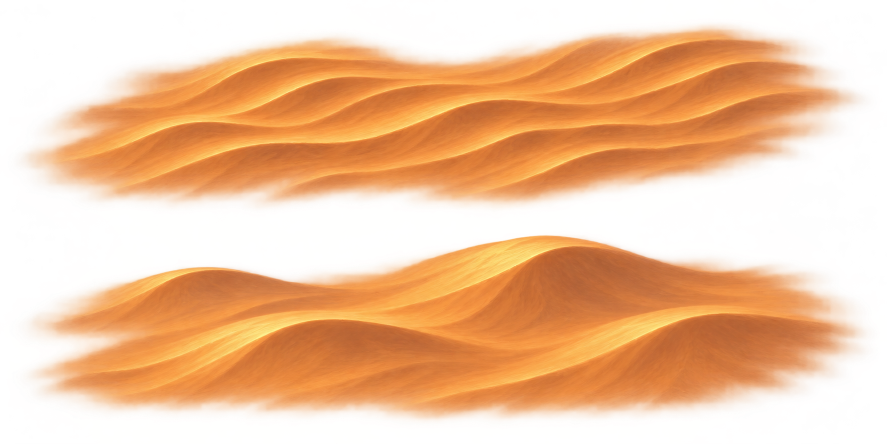
#> input picture assets/source_inputs/rts/desert_reference_pass/dunes.png, 1774 x 887 px, given in place of dune_swells.png, which was not available (shown at 1/2 size)
$ python make_desert_kit_hills.py
#> lines starting #> are read from the running program, lines starting #| are printed output that depends on the picture; after the words box and inside, x2 and y2 are one past the last pixel; in counts of white or black regions, pixels touching at a corner belong together
"""Turn Desert Crossing's painted dune swells into desert-kit relief pieces.

Desert Crossing (assets/textures/rts/desert_reference_pass/) has smooth painted swells and a big
"sand mountain" hump. Painted in their own pale apricot, they would sit on Carbon's grainy sand like
stickers. Carbon's dune shader instead adds a *signed light/shadow delta* (stored around grey 128)
onto whatever sand is underneath, so this script stores only each painting's light and shade relative
to its own mid-tone. The result takes on the sand's colour and grain on every planet skin, and tank
treads flatten it like the other dunes.

Writes assets/textures/rts/desert_kit/<piece>_hd.png and _pixel.png for:
    sand_hill     the single big hump (the "small sand mountain")
    dune_swells   the whole swell field
    ripple_field  the long ripple bands

    C:/Python312/python.exe tools/python/make_desert_kit_hills.py
"""

from pathlib import Path

import numpy as np
from PIL import Image

ROOT = Path(__file__).resolve().parents[2]
SRC = ROOT / "assets/textures/rts/desert_reference_pass"
OUT = ROOT / "assets/textures/rts/desert_kit"

# (output name, source file, crop box in source pixels or None, gain on the light/shade delta)
PIECES = [
    ("sand_hill", "dune_swells.png", (350, 0, 810, 203), 1.55),
    ("dune_swells", "dune_swells.png", None, 1.3),
    ("ripple_field", "ripple_field.png", None, 1.0),
]
FEATHER = 70  # px of alpha fade on edges created by cropping


def to_delta(rgba: np.ndarray, gain: float) -> np.ndarray:
    f = rgba.astype(np.float32)
    a = f[:, :, 3] / 255.0
    solid = a > 0.85
    mid = np.median(f[:, :, :3][solid], axis=0)
    delta = (f[:, :, :3] - mid[None, None, :]) * gain
    # Fade the relief toward the soft edge so the hill melts into flat sand.
    delta *= np.clip(a * 1.25, 0.0, 1.0)[:, :, None]
    enc = np.clip(128.0 + delta, 0.0, 255.0)
    return np.concatenate([enc, f[:, :, 3:4]], axis=2).round().astype(np.uint8)


def feather_crop(rgba: np.ndarray, left: bool, right: bool) -> np.ndarray:
    out = rgba.astype(np.float32).copy()
    w = out.shape[1]
    ramp = np.ones(w, dtype=np.float32)
    x = np.arange(w, dtype=np.float32)
    if left:
        ramp *= np.clip(x / FEATHER, 0.0, 1.0)
    if right:
        ramp *= np.clip((w - 1 - x) / FEATHER, 0.0, 1.0)
    ramp = ramp * ramp * (3.0 - 2.0 * ramp)
    out[:, :, 3] *= ramp[None, :]
    return out.round().astype(np.uint8)


def pixel_version(hd: np.ndarray) -> np.ndarray:
    img = Image.fromarray(hd).resize((hd.shape[1] // 2, hd.shape[0] // 2), Image.LANCZOS)
    px = np.asarray(img).astype(np.float32)
    # Step the relief into a few bands, like the other Pixel dunes.
    px[:, :, :3] = 128.0 + np.round((px[:, :, :3] - 128.0) / 14.0) * 14.0
    px[:, :, 3] = np.where(px[:, :, 3] > 96, 255, 0)
    return np.clip(px, 0, 255).astype(np.uint8)


def main() -> None:
    for name, src, box, gain in PIECES:
        rgba = np.asarray(Image.open(SRC / src).convert("RGBA"))
#> rgba is the input picture: shape (887, 1774, 4); mean R, G, B, A 190.1, 118.4, 51.6, 129.6
        if box is not None:
            x0, y0, x1, y1 = box
            rgba = feather_crop(rgba[y0:y1, x0:x1], left=x0 > 0, right=x1 < rgba.shape[1])
#> in feather_crop, `out[:, :, 3] *= ramp[None, :]`:
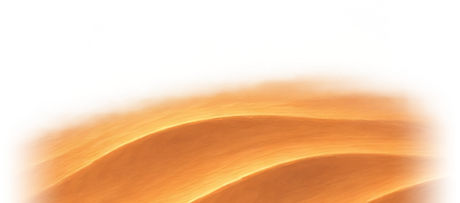
#> out: shape (203, 460, 4) float32; mean of channels 0, 1, 2, 3 176.2, 107.3, 47, 108.3; transparent parts drawn white
        hd = to_delta(rgba, gain)
#> in to_delta, `a = f[:, :, 3] / 255.0`:
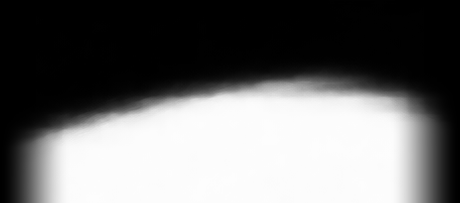
#> a: shape (203, 460) float32; min 0, max 0.992, mean 0.425
#> in to_delta, `solid = a > 0.85`:
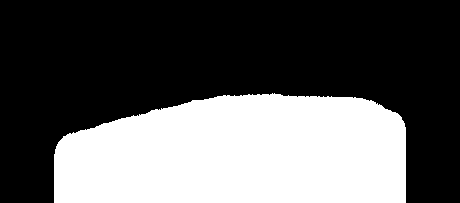
#> solid: shape (203, 460) bool; 36.2% white; 1 white region, box (x1, y1, x2, y2) and area: (54, 93, 406, 203) 33834
#> in to_delta, `mid = np.median(f[:, :, :3][solid], axis=0)`: mid = [232, 135, 61]
#> in to_delta, `delta = (f[:, :, :3] - mid[None, None, :]) * gain`:
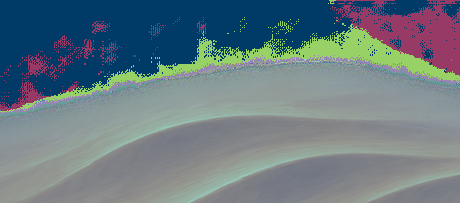
#> delta: shape (203, 460, 3) float32; mean R, G, B -86.5, -43, -21.7; drawn with min black and max white
#> in to_delta, `delta *= np.clip(a * 1.25, 0.0, 1.0)[:, :, None]`:
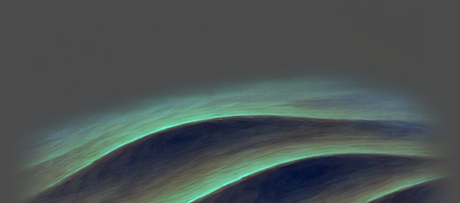
#> delta: shape (203, 460, 3) float32; mean R, G, B -0.4, 7.6, 6.9; drawn with min black and max white
#> in to_delta, `enc = np.clip(128.0 + delta, 0.0, 255.0)`:
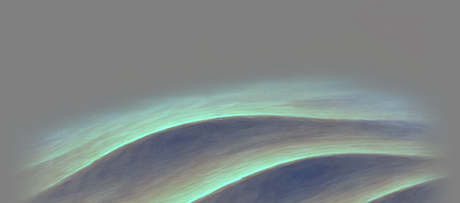
#> enc: shape (203, 460, 3) float32; mean R, G, B 127.6, 135.5, 134.9
        Image.fromarray(hd).save(OUT / f"{name}_hd.png")
        Image.fromarray(pixel_version(hd)).save(OUT / f"{name}_pixel.png")
#> in pixel_version, `px[:, :, 3] = np.where(px[:, :, 3] > 96, 255, 0)`:
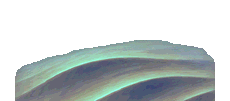
#> px: shape (101, 230, 4) float32; mean R, G, B, A 102.5, 102.3, 110.7, 113.5; transparent parts drawn white
        print(f"{name}: HD {hd.shape[1]}x{hd.shape[0]} -> world {hd.shape[1] // 2}x{hd.shape[0] // 2}")
#| sand_hill: HD 460x203 -> world 230x101
#> pass 3 of the loop in main, `for name, src, box, gain in PIECES:`:
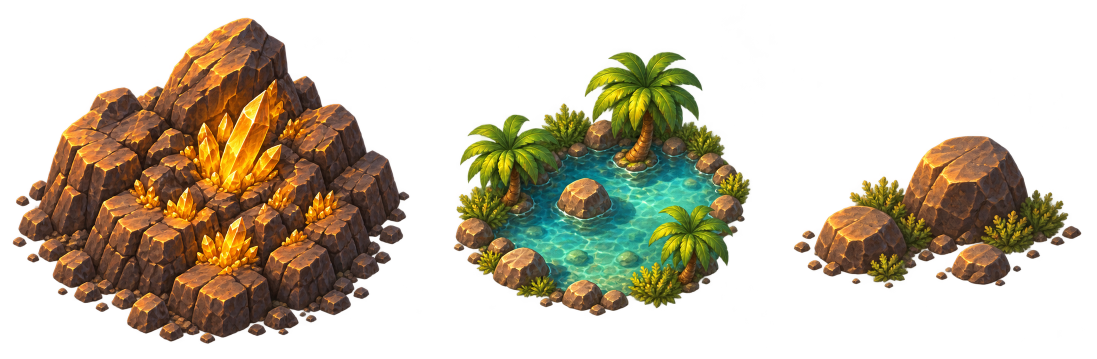
#> input picture assets/source_inputs/rts/desert_reference_pass/landmarks.png, 2193 x 717 px, given in place of ripple_field.png, which was not available (shown at 1/2 size)
#> in main, rgba is the input picture: shape (717, 2193, 4); mean R, G, B, A 49.1, 39.6, 20.2, 99.6
#> f: shape (717, 2193, 4) float32
#> a: shape (717, 2193) float32
#> in to_delta (call 3), `solid = a > 0.85`:
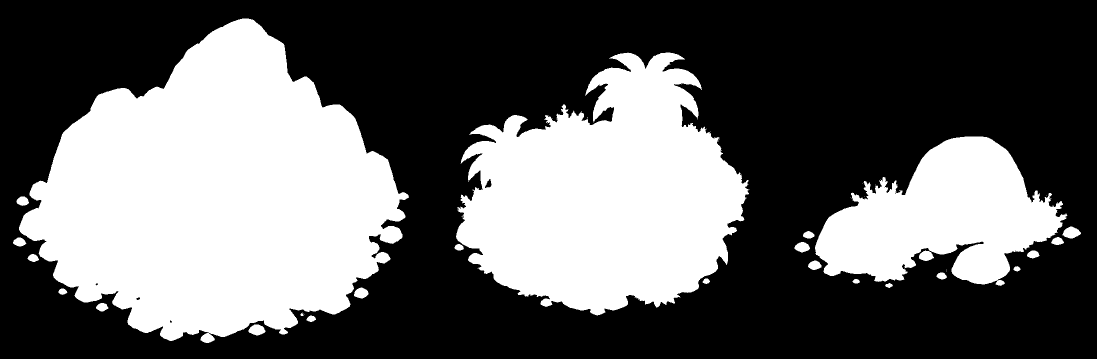
#> solid: shape (717, 2193) bool (shown at 1/2 size); 39% white; 40 white regions (15 under 20 px), largest, box (x1, y1, x2, y2) and area: (38, 37, 818, 686) 319094, (912, 105, 1498, 631) 200827, (1630, 273, 2135, 572) 87341
#> mid = [96, 83, 43]
#> enc: shape (717, 2193, 3) float32
#> in pixel_version (call 3), `img = Image.fromarray(hd).resize((hd.shape[1] // 2, hd.shape[0] // 2),..`:
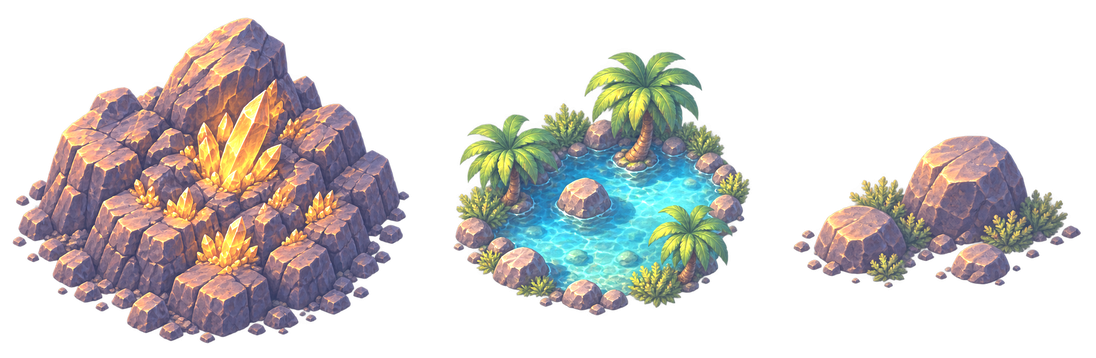
#> img: PIL image 1096x358 RGBA; mean R, G, B, A 64.7, 61.7, 59.9, 99.6; transparent parts drawn white
#| ripple_field: HD 2193x717 -> world 1096x358


if __name__ == "__main__":
    main()
